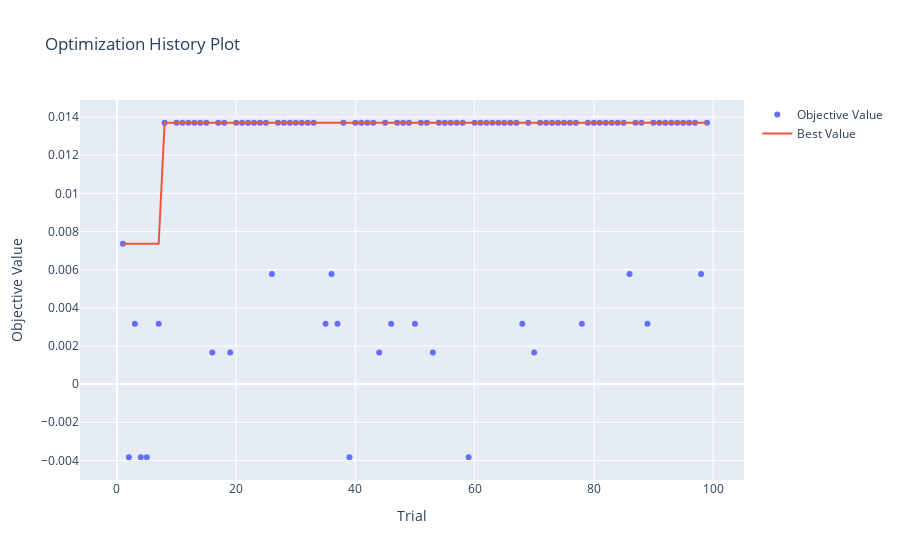
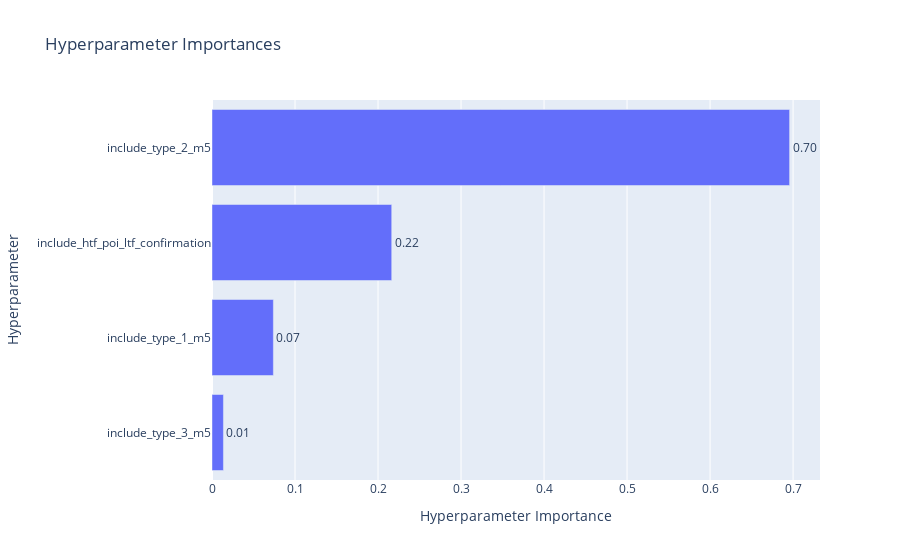
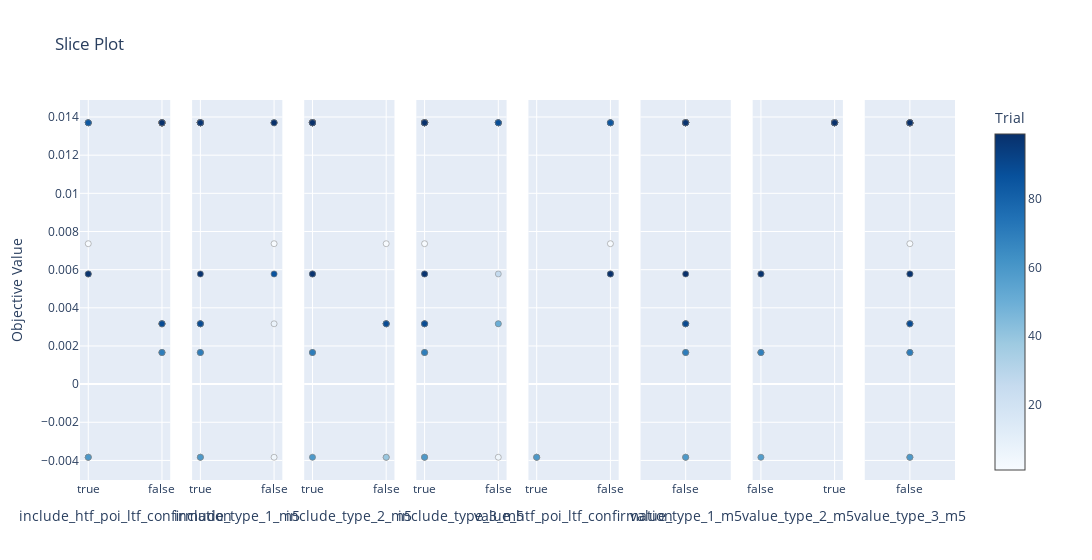

These figures' notebook cell, in order:
### Code cell
# visualize stuff
import optuna
import plotly
from optuna.visualization import plot_optimization_history
from optuna.visualization import plot_slice
from optuna.visualization import plot_param_importances

# disable optuna warnings
optuna.logging.set_verbosity(optuna.logging.ERROR)

plot_optimization_history(study).show()
plot_param_importances(study).show()
plot_slice(study).show()

### Figure 1 — Plotly figure (JSON) as saved in the notebook; plotly's stock layout.template omitted (floating-point values rounded to 4 significant figures)
{"data": [{"mode": "markers", "name": "Objective Value", "type": "scatter", "x": [0, 1, 2, 3, 4, 5, 6, 7, 8, 9, 10, 11, 12, 13, 14, 15, 16, 17, 18, 19, 20, 21, 22, 23, 24, 25, 26, 27, 28, 29, 30, 31, 32, 33, 34, 35, 36, 37, 38, 39, 40, 41, 42, 43, 44, 45, 46, 47, 48, 49, 50, 51, 52, 53, 54, 55, 56, 57, 58, 59, 60, 61, 62, 63, 64, 65, 66, 67, 68, 69, 70, 71, 72, 73, 74, 75, 76, 77, 78, 79, 80, 81, 82, 83, 84, 85, 86, 87, 88, 89, 90, 91, 92, 93, 94, 95, 96, 97, 98, 99], "y": [null, 0.00736, -0.003833, 0.003162, -0.003833, -0.003833, null, 0.003162, 0.0137, null, 0.0137, 0.0137, 0.0137, 0.0137, 0.0137, 0.0137, 0.001657, 0.0137, 0.0137, 0.001657, 0.0137, 0.0137, 0.0137, 0.0137, 0.0137, 0.0137, 0.005775, 0.0137, 0.0137, 0.0137, 0.0137, 0.0137, 0.0137, 0.0137, null, 0.003162, 0.005775, 0.003162, 0.0137, -0.003833, 0.0137, 0.0137, 0.0137, 0.0137, 0.001657, 0.0137, 0.003162, 0.0137, 0.0137, 0.0137, 0.003162, 0.0137, 0.0137, 0.001657, 0.0137, 0.0137, 0.0137, 0.0137, 0.0137, -0.003833, 0.0137, 0.0137, 0.0137, 0.0137, 0.0137, 0.0137, 0.0137, 0.0137, 0.003162, 0.0137, 0.001657, 0.0137, 0.0137, 0.0137, 0.0137, 0.0137, 0.0137, 0.0137, 0.003162, 0.0137, 0.0137, 0.0137, 0.0137, 0.0137, 0.0137, 0.0137, 0.005775, 0.0137, 0.0137, 0.003162, 0.0137, 0.0137, 0.0137, 0.0137, 0.0137, 0.0137, 0.0137, 0.0137, 0.005775, 0.0137]}, {"mode": "lines", "name": "Best Value", "type": "scatter", "x": [0, 1, 2, 3, 4, 5, 6, 7, 8, 9, 10, 11, 12, 13, 14, 15, 16, 17, 18, 19, 20, 21, 22, 23, 24, 25, 26, 27, 28, 29, 30, 31, 32, 33, 34, 35, 36, 37, 38, 39, 40, 41, 42, 43, 44, 45, 46, 47, 48, 49, 50, 51, 52, 53, 54, 55, 56, 57, 58, 59, 60, 61, 62, 63, 64, 65, 66, 67, 68, 69, 70, 71, 72, 73, 74, 75, 76, 77, 78, 79, 80, 81, 82, 83, 84, 85, 86, 87, 88, 89, 90, 91, 92, 93, 94, 95, 96, 97, 98, 99], "y": [null, 0.00736, 0.00736, 0.00736, 0.00736, 0.00736, 0.00736, 0.00736, 0.0137, 0.0137, 0.0137, 0.0137, 0.0137, 0.0137, 0.0137, 0.0137, 0.0137, 0.0137, 0.0137, 0.0137, 0.0137, 0.0137, 0.0137, 0.0137, 0.0137, 0.0137, 0.0137, 0.0137, 0.0137, 0.0137, 0.0137, 0.0137, 0.0137, 0.0137, 0.0137, 0.0137, 0.0137, 0.0137, 0.0137, 0.0137, 0.0137, 0.0137, 0.0137, 0.0137, 0.0137, 0.0137, 0.0137, 0.0137, 0.0137, 0.0137, 0.0137, 0.0137, 0.0137, 0.0137, 0.0137, 0.0137, 0.0137, 0.0137, 0.0137, 0.0137, 0.0137, 0.0137, 0.0137, 0.0137, 0.0137, 0.0137, 0.0137, 0.0137, 0.0137, 0.0137, 0.0137, 0.0137, 0.0137, 0.0137, 0.0137, 0.0137, 0.0137, 0.0137, 0.0137, 0.0137, 0.0137, 0.0137, 0.0137, 0.0137, 0.0137, 0.0137, 0.0137, 0.0137, 0.0137, 0.0137, 0.0137, 0.0137, 0.0137, 0.0137, 0.0137, 0.0137, 0.0137, 0.0137, 0.0137, 0.0137]}, {"marker": {"color": "#cccccc"}, "mode": "markers", "name": "Infeasible Trial", "showlegend": false, "type": "scatter", "x": [], "y": []}], "layout": {"title": {"text": "Optimization History Plot"}, "xaxis": {"title": {"text": "Trial"}}, "yaxis": {"title": {"text": "Objective Value"}}}}

### Figure 2 — Plotly figure (JSON) as saved in the notebook; plotly's stock layout.template omitted (floating-point values rounded to 4 significant figures)
{"data": [{"cliponaxis": false, "hovertemplate": ["include_type_3_m5 (CategoricalDistribution): 0.013770042751734908<extra></extra>", "include_type_1_m5 (CategoricalDistribution): 0.0739264499599958<extra></extra>", "include_htf_poi_ltf_confirmation (CategoricalDistribution): 0.2165000419210573<extra></extra>", "include_type_2_m5 (CategoricalDistribution): 0.6958034653672122<extra></extra>"], "name": "Objective Value", "orientation": "h", "text": ["0.01", "0.07", "0.22", "0.70"], "textposition": "outside", "type": "bar", "x": [0.01377, 0.07393, 0.2165, 0.6958], "y": ["include_type_3_m5", "include_type_1_m5", "include_htf_poi_ltf_confirmation", "include_type_2_m5"]}], "layout": {"title": {"text": "Hyperparameter Importances"}, "xaxis": {"title": {"text": "Hyperparameter Importance"}}, "yaxis": {"title": {"text": "Hyperparameter"}}}}

### Figure 3 — Plotly figure (JSON) as saved in the notebook; plotly's stock layout.template omitted (floating-point values rounded to 4 significant figures)
{"data": [{"marker": {"color": [1, 2, 3, 4, 5, 7, 8, 10, 11, 12, 13, 14, 15, 16, 17, 18, 19, 20, 21, 22, 23, 24, 25, 26, 27, 28, 29, 30, 31, 32, 33, 35, 36, 37, 38, 39, 40, 41, 42, 43, 44, 45, 46, 47, 48, 49, 50, 51, 52, 53, 54, 55, 56, 57, 58, 59, 60, 61, 62, 63, 64, 65, 66, 67, 68, 69, 70, 71, 72, 73, 74, 75, 76, 77, 78, 79, 80, 81, 82, 83, 84, 85, 86, 87, 88, 89, 90, 91, 92, 93, 94, 95, 96, 97, 98, 99], "colorbar": {"title": {"text": "Trial"}, "x": 1, "xpad": 40}, "colorscale": [[0, "rgb(247,251,255)"], [0.125, "rgb(222,235,247)"], [0.25, "rgb(198,219,239)"], [0.375, "rgb(158,202,225)"], [0.5, "rgb(107,174,214)"], [0.625, "rgb(66,146,198)"], [0.75, "rgb(33,113,181)"], [0.875, "rgb(8,81,156)"], [1, "rgb(8,48,107)"]], "line": {"color": "Grey", "width": 0.5}, "showscale": true}, "mode": "markers", "name": "Feasible Trial", "showlegend": false, "type": "scatter", "x": [true, true, false, true, true, false, false, false, false, false, false, false, false, false, false, true, false, false, false, false, false, false, false, true, false, false, false, false, false, false, false, false, true, false, false, true, false, false, false, false, false, false, false, false, true, false, false, false, false, false, false, false, false, false, false, true, false, false, false, false, false, false, false, false, false, true, false, false, false, false, false, false, false, false, false, false, true, true, true, true, true, false, true, false, false, false, false, false, false, false, false, false, false, false, true, false], "xaxis": "x", "y": [0.00736, -0.003833, 0.003162, -0.003833, -0.003833, 0.003162, 0.0137, 0.0137, 0.0137, 0.0137, 0.0137, 0.0137, 0.0137, 0.001657, 0.0137, 0.0137, 0.001657, 0.0137, 0.0137, 0.0137, 0.0137, 0.0137, 0.0137, 0.005775, 0.0137, 0.0137, 0.0137, 0.0137, 0.0137, 0.0137, 0.0137, 0.003162, 0.005775, 0.003162, 0.0137, -0.003833, 0.0137, 0.0137, 0.0137, 0.0137, 0.001657, 0.0137, 0.003162, 0.0137, 0.0137, 0.0137, 0.003162, 0.0137, 0.0137, 0.001657, 0.0137, 0.0137, 0.0137, 0.0137, 0.0137, -0.003833, 0.0137, 0.0137, 0.0137, 0.0137, 0.0137, 0.0137, 0.0137, 0.0137, 0.003162, 0.0137, 0.001657, 0.0137, 0.0137, 0.0137, 0.0137, 0.0137, 0.0137, 0.0137, 0.003162, 0.0137, 0.0137, 0.0137, 0.0137, 0.0137, 0.0137, 0.0137, 0.005775, 0.0137, 0.0137, 0.003162, 0.0137, 0.0137, 0.0137, 0.0137, 0.0137, 0.0137, 0.0137, 0.0137, 0.005775, 0.0137], "yaxis": "y"}, {"marker": {"color": [1, 2, 3, 4, 5, 7, 8, 10, 11, 12, 13, 14, 15, 16, 17, 18, 19, 20, 21, 22, 23, 24, 25, 26, 27, 28, 29, 30, 31, 32, 33, 35, 36, 37, 38, 39, 40, 41, 42, 43, 44, 45, 46, 47, 48, 49, 50, 51, 52, 53, 54, 55, 56, 57, 58, 59, 60, 61, 62, 63, 64, 65, 66, 67, 68, 69, 70, 71, 72, 73, 74, 75, 76, 77, 78, 79, 80, 81, 82, 83, 84, 85, 86, 87, 88, 89, 90, 91, 92, 93, 94, 95, 96, 97, 98, 99], "colorbar": {"title": {"text": "Trial"}, "x": 1, "xpad": 40}, "colorscale": [[0, "rgb(247,251,255)"], [0.125, "rgb(222,235,247)"], [0.25, "rgb(198,219,239)"], [0.375, "rgb(158,202,225)"], [0.5, "rgb(107,174,214)"], [0.625, "rgb(66,146,198)"], [0.75, "rgb(33,113,181)"], [0.875, "rgb(8,81,156)"], [1, "rgb(8,48,107)"]], "line": {"color": "Grey", "width": 0.5}, "showscale": false}, "mode": "markers", "name": "Feasible Trial", "showlegend": false, "type": "scatter", "x": [false, true, true, true, false, false, true, true, true, true, true, true, true, true, true, true, true, true, true, true, true, true, true, true, true, true, false, true, true, true, true, true, false, true, false, true, false, true, true, true, true, true, true, true, true, false, true, true, true, true, true, true, true, true, true, true, true, true, true, true, true, true, false, true, true, true, true, true, true, true, true, true, false, true, true, true, true, true, true, true, true, true, false, true, true, true, true, true, true, true, true, true, true, true, true, false], "xaxis": "x2", "y": [0.00736, -0.003833, 0.003162, -0.003833, -0.003833, 0.003162, 0.0137, 0.0137, 0.0137, 0.0137, 0.0137, 0.0137, 0.0137, 0.001657, 0.0137, 0.0137, 0.001657, 0.0137, 0.0137, 0.0137, 0.0137, 0.0137, 0.0137, 0.005775, 0.0137, 0.0137, 0.0137, 0.0137, 0.0137, 0.0137, 0.0137, 0.003162, 0.005775, 0.003162, 0.0137, -0.003833, 0.0137, 0.0137, 0.0137, 0.0137, 0.001657, 0.0137, 0.003162, 0.0137, 0.0137, 0.0137, 0.003162, 0.0137, 0.0137, 0.001657, 0.0137, 0.0137, 0.0137, 0.0137, 0.0137, -0.003833, 0.0137, 0.0137, 0.0137, 0.0137, 0.0137, 0.0137, 0.0137, 0.0137, 0.003162, 0.0137, 0.001657, 0.0137, 0.0137, 0.0137, 0.0137, 0.0137, 0.0137, 0.0137, 0.003162, 0.0137, 0.0137, 0.0137, 0.0137, 0.0137, 0.0137, 0.0137, 0.005775, 0.0137, 0.0137, 0.003162, 0.0137, 0.0137, 0.0137, 0.0137, 0.0137, 0.0137, 0.0137, 0.0137, 0.005775, 0.0137], "yaxis": "y2"}, {"marker": {"color": [1, 2, 3, 4, 5, 7, 8, 10, 11, 12, 13, 14, 15, 16, 17, 18, 19, 20, 21, 22, 23, 24, 25, 26, 27, 28, 29, 30, 31, 32, 33, 35, 36, 37, 38, 39, 40, 41, 42, 43, 44, 45, 46, 47, 48, 49, 50, 51, 52, 53, 54, 55, 56, 57, 58, 59, 60, 61, 62, 63, 64, 65, 66, 67, 68, 69, 70, 71, 72, 73, 74, 75, 76, 77, 78, 79, 80, 81, 82, 83, 84, 85, 86, 87, 88, 89, 90, 91, 92, 93, 94, 95, 96, 97, 98, 99], "colorbar": {"title": {"text": "Trial"}, "x": 1, "xpad": 40}, "colorscale": [[0, "rgb(247,251,255)"], [0.125, "rgb(222,235,247)"], [0.25, "rgb(198,219,239)"], [0.375, "rgb(158,202,225)"], [0.5, "rgb(107,174,214)"], [0.625, "rgb(66,146,198)"], [0.75, "rgb(33,113,181)"], [0.875, "rgb(8,81,156)"], [1, "rgb(8,48,107)"]], "line": {"color": "Grey", "width": 0.5}, "showscale": false}, "mode": "markers", "name": "Feasible Trial", "showlegend": false, "type": "scatter", "x": [false, false, false, false, true, false, true, true, true, true, true, true, true, true, true, true, true, true, true, true, true, true, true, true, true, true, true, true, true, true, true, false, true, false, true, false, true, true, true, true, true, true, false, true, true, true, false, true, true, true, true, true, true, true, true, true, true, true, true, true, true, true, true, true, false, true, true, true, true, true, true, true, true, true, false, true, true, true, true, true, true, true, true, true, true, false, true, true, true, true, true, true, true, true, true, true], "xaxis": "x3", "y": [0.00736, -0.003833, 0.003162, -0.003833, -0.003833, 0.003162, 0.0137, 0.0137, 0.0137, 0.0137, 0.0137, 0.0137, 0.0137, 0.001657, 0.0137, 0.0137, 0.001657, 0.0137, 0.0137, 0.0137, 0.0137, 0.0137, 0.0137, 0.005775, 0.0137, 0.0137, 0.0137, 0.0137, 0.0137, 0.0137, 0.0137, 0.003162, 0.005775, 0.003162, 0.0137, -0.003833, 0.0137, 0.0137, 0.0137, 0.0137, 0.001657, 0.0137, 0.003162, 0.0137, 0.0137, 0.0137, 0.003162, 0.0137, 0.0137, 0.001657, 0.0137, 0.0137, 0.0137, 0.0137, 0.0137, -0.003833, 0.0137, 0.0137, 0.0137, 0.0137, 0.0137, 0.0137, 0.0137, 0.0137, 0.003162, 0.0137, 0.001657, 0.0137, 0.0137, 0.0137, 0.0137, 0.0137, 0.0137, 0.0137, 0.003162, 0.0137, 0.0137, 0.0137, 0.0137, 0.0137, 0.0137, 0.0137, 0.005775, 0.0137, 0.0137, 0.003162, 0.0137, 0.0137, 0.0137, 0.0137, 0.0137, 0.0137, 0.0137, 0.0137, 0.005775, 0.0137], "yaxis": "y3"}, {"marker": {"color": [1, 2, 3, 4, 5, 7, 8, 10, 11, 12, 13, 14, 15, 16, 17, 18, 19, 20, 21, 22, 23, 24, 25, 26, 27, 28, 29, 30, 31, 32, 33, 35, 36, 37, 38, 39, 40, 41, 42, 43, 44, 45, 46, 47, 48, 49, 50, 51, 52, 53, 54, 55, 56, 57, 58, 59, 60, 61, 62, 63, 64, 65, 66, 67, 68, 69, 70, 71, 72, 73, 74, 75, 76, 77, 78, 79, 80, 81, 82, 83, 84, 85, 86, 87, 88, 89, 90, 91, 92, 93, 94, 95, 96, 97, 98, 99], "colorbar": {"title": {"text": "Trial"}, "x": 1, "xpad": 40}, "colorscale": [[0, "rgb(247,251,255)"], [0.125, "rgb(222,235,247)"], [0.25, "rgb(198,219,239)"], [0.375, "rgb(158,202,225)"], [0.5, "rgb(107,174,214)"], [0.625, "rgb(66,146,198)"], [0.75, "rgb(33,113,181)"], [0.875, "rgb(8,81,156)"], [1, "rgb(8,48,107)"]], "line": {"color": "Grey", "width": 0.5}, "showscale": false}, "mode": "markers", "name": "Feasible Trial", "showlegend": false, "type": "scatter", "x": [true, true, true, true, false, true, true, true, true, true, true, true, true, true, true, false, true, true, true, true, true, true, true, false, true, true, false, true, true, true, true, true, true, true, false, true, true, true, true, true, true, true, false, true, true, true, false, true, true, true, true, true, true, true, true, true, false, true, true, true, true, true, true, true, true, true, true, true, true, true, true, false, true, true, true, true, true, false, false, false, false, false, true, true, false, true, true, true, true, true, true, true, true, true, true, true], "xaxis": "x4", "y": [0.00736, -0.003833, 0.003162, -0.003833, -0.003833, 0.003162, 0.0137, 0.0137, 0.0137, 0.0137, 0.0137, 0.0137, 0.0137, 0.001657, 0.0137, 0.0137, 0.001657, 0.0137, 0.0137, 0.0137, 0.0137, 0.0137, 0.0137, 0.005775, 0.0137, 0.0137, 0.0137, 0.0137, 0.0137, 0.0137, 0.0137, 0.003162, 0.005775, 0.003162, 0.0137, -0.003833, 0.0137, 0.0137, 0.0137, 0.0137, 0.001657, 0.0137, 0.003162, 0.0137, 0.0137, 0.0137, 0.003162, 0.0137, 0.0137, 0.001657, 0.0137, 0.0137, 0.0137, 0.0137, 0.0137, -0.003833, 0.0137, 0.0137, 0.0137, 0.0137, 0.0137, 0.0137, 0.0137, 0.0137, 0.003162, 0.0137, 0.001657, 0.0137, 0.0137, 0.0137, 0.0137, 0.0137, 0.0137, 0.0137, 0.003162, 0.0137, 0.0137, 0.0137, 0.0137, 0.0137, 0.0137, 0.0137, 0.005775, 0.0137, 0.0137, 0.003162, 0.0137, 0.0137, 0.0137, 0.0137, 0.0137, 0.0137, 0.0137, 0.0137, 0.005775, 0.0137], "yaxis": "y4"}, {"marker": {"color": [1, 2, 4, 5, 18, 26, 36, 39, 48, 59, 69, 80, 81, 82, 83, 84, 86, 98], "colorbar": {"title": {"text": "Trial"}, "x": 1, "xpad": 40}, "colorscale": [[0, "rgb(247,251,255)"], [0.125, "rgb(222,235,247)"], [0.25, "rgb(198,219,239)"], [0.375, "rgb(158,202,225)"], [0.5, "rgb(107,174,214)"], [0.625, "rgb(66,146,198)"], [0.75, "rgb(33,113,181)"], [0.875, "rgb(8,81,156)"], [1, "rgb(8,48,107)"]], "line": {"color": "Grey", "width": 0.5}, "showscale": false}, "mode": "markers", "name": "Feasible Trial", "showlegend": false, "type": "scatter", "x": [false, true, true, true, false, false, false, true, false, true, false, false, false, false, false, false, false, false], "xaxis": "x5", "y": [0.00736, -0.003833, -0.003833, -0.003833, 0.0137, 0.005775, 0.005775, -0.003833, 0.0137, -0.003833, 0.0137, 0.0137, 0.0137, 0.0137, 0.0137, 0.0137, 0.005775, 0.005775], "yaxis": "y5"}, {"marker": {"color": [2, 3, 4, 8, 10, 11, 12, 13, 14, 15, 16, 17, 18, 19, 20, 21, 22, 23, 24, 25, 26, 27, 28, 30, 31, 32, 33, 35, 37, 39, 41, 42, 43, 44, 45, 46, 47, 48, 50, 51, 52, 53, 54, 55, 56, 57, 58, 59, 60, 61, 62, 63, 64, 65, 67, 68, 69, 70, 71, 72, 73, 74, 75, 77, 78, 79, 80, 81, 82, 83, 84, 85, 87, 88, 89, 90, 91, 92, 93, 94, 95, 96, 97, 98], "colorbar": {"title": {"text": "Trial"}, "x": 1, "xpad": 40}, "colorscale": [[0, "rgb(247,251,255)"], [0.125, "rgb(222,235,247)"], [0.25, "rgb(198,219,239)"], [0.375, "rgb(158,202,225)"], [0.5, "rgb(107,174,214)"], [0.625, "rgb(66,146,198)"], [0.75, "rgb(33,113,181)"], [0.875, "rgb(8,81,156)"], [1, "rgb(8,48,107)"]], "line": {"color": "Grey", "width": 0.5}, "showscale": false}, "mode": "markers", "name": "Feasible Trial", "showlegend": false, "type": "scatter", "x": [false, false, false, false, false, false, false, false, false, false, false, false, false, false, false, false, false, false, false, false, false, false, false, false, false, false, false, false, false, false, false, false, false, false, false, false, false, false, false, false, false, false, false, false, false, false, false, false, false, false, false, false, false, false, false, false, false, false, false, false, false, false, false, false, false, false, false, false, false, false, false, false, false, false, false, false, false, false, false, false, false, false, false, false], "xaxis": "x6", "y": [-0.003833, 0.003162, -0.003833, 0.0137, 0.0137, 0.0137, 0.0137, 0.0137, 0.0137, 0.0137, 0.001657, 0.0137, 0.0137, 0.001657, 0.0137, 0.0137, 0.0137, 0.0137, 0.0137, 0.0137, 0.005775, 0.0137, 0.0137, 0.0137, 0.0137, 0.0137, 0.0137, 0.003162, 0.003162, -0.003833, 0.0137, 0.0137, 0.0137, 0.001657, 0.0137, 0.003162, 0.0137, 0.0137, 0.003162, 0.0137, 0.0137, 0.001657, 0.0137, 0.0137, 0.0137, 0.0137, 0.0137, -0.003833, 0.0137, 0.0137, 0.0137, 0.0137, 0.0137, 0.0137, 0.0137, 0.003162, 0.0137, 0.001657, 0.0137, 0.0137, 0.0137, 0.0137, 0.0137, 0.0137, 0.003162, 0.0137, 0.0137, 0.0137, 0.0137, 0.0137, 0.0137, 0.0137, 0.0137, 0.0137, 0.003162, 0.0137, 0.0137, 0.0137, 0.0137, 0.0137, 0.0137, 0.0137, 0.0137, 0.005775], "yaxis": "y6"}, {"marker": {"color": [5, 8, 10, 11, 12, 13, 14, 15, 16, 17, 18, 19, 20, 21, 22, 23, 24, 25, 26, 27, 28, 29, 30, 31, 32, 33, 36, 38, 40, 41, 42, 43, 44, 45, 47, 48, 49, 51, 52, 53, 54, 55, 56, 57, 58, 59, 60, 61, 62, 63, 64, 65, 66, 67, 69, 70, 71, 72, 73, 74, 75, 76, 77, 79, 80, 81, 82, 83, 84, 85, 86, 87, 88, 90, 91, 92, 93, 94, 95, 96, 97, 98, 99], "colorbar": {"title": {"text": "Trial"}, "x": 1, "xpad": 40}, "colorscale": [[0, "rgb(247,251,255)"], [0.125, "rgb(222,235,247)"], [0.25, "rgb(198,219,239)"], [0.375, "rgb(158,202,225)"], [0.5, "rgb(107,174,214)"], [0.625, "rgb(66,146,198)"], [0.75, "rgb(33,113,181)"], [0.875, "rgb(8,81,156)"], [1, "rgb(8,48,107)"]], "line": {"color": "Grey", "width": 0.5}, "showscale": false}, "mode": "markers", "name": "Feasible Trial", "showlegend": false, "type": "scatter", "x": [false, true, true, true, true, true, true, true, false, true, true, false, true, true, true, true, true, true, false, true, true, true, true, true, true, true, false, true, true, true, true, true, false, true, true, true, true, true, true, false, true, true, true, true, true, false, true, true, true, true, true, true, true, true, true, false, true, true, true, true, true, true, true, true, true, true, true, true, true, true, false, true, true, true, true, true, true, true, true, true, true, false, true], "xaxis": "x7", "y": [-0.003833, 0.0137, 0.0137, 0.0137, 0.0137, 0.0137, 0.0137, 0.0137, 0.001657, 0.0137, 0.0137, 0.001657, 0.0137, 0.0137, 0.0137, 0.0137, 0.0137, 0.0137, 0.005775, 0.0137, 0.0137, 0.0137, 0.0137, 0.0137, 0.0137, 0.0137, 0.005775, 0.0137, 0.0137, 0.0137, 0.0137, 0.0137, 0.001657, 0.0137, 0.0137, 0.0137, 0.0137, 0.0137, 0.0137, 0.001657, 0.0137, 0.0137, 0.0137, 0.0137, 0.0137, -0.003833, 0.0137, 0.0137, 0.0137, 0.0137, 0.0137, 0.0137, 0.0137, 0.0137, 0.0137, 0.001657, 0.0137, 0.0137, 0.0137, 0.0137, 0.0137, 0.0137, 0.0137, 0.0137, 0.0137, 0.0137, 0.0137, 0.0137, 0.0137, 0.0137, 0.005775, 0.0137, 0.0137, 0.0137, 0.0137, 0.0137, 0.0137, 0.0137, 0.0137, 0.0137, 0.0137, 0.005775, 0.0137], "yaxis": "y7"}, {"marker": {"color": [1, 2, 3, 4, 7, 8, 10, 11, 12, 13, 14, 15, 16, 17, 19, 20, 21, 22, 23, 24, 25, 27, 28, 30, 31, 32, 33, 35, 36, 37, 39, 40, 41, 42, 43, 44, 45, 47, 48, 49, 51, 52, 53, 54, 55, 56, 57, 58, 59, 61, 62, 63, 64, 65, 66, 67, 68, 69, 70, 71, 72, 73, 74, 76, 77, 78, 79, 80, 86, 87, 89, 90, 91, 92, 93, 94, 95, 96, 97, 98, 99], "colorbar": {"title": {"text": "Trial"}, "x": 1, "xpad": 40}, "colorscale": [[0, "rgb(247,251,255)"], [0.125, "rgb(222,235,247)"], [0.25, "rgb(198,219,239)"], [0.375, "rgb(158,202,225)"], [0.5, "rgb(107,174,214)"], [0.625, "rgb(66,146,198)"], [0.75, "rgb(33,113,181)"], [0.875, "rgb(8,81,156)"], [1, "rgb(8,48,107)"]], "line": {"color": "Grey", "width": 0.5}, "showscale": false}, "mode": "markers", "name": "Feasible Trial", "showlegend": false, "type": "scatter", "x": [false, false, false, false, false, false, false, false, false, false, false, false, false, false, false, false, false, false, false, false, false, false, false, false, false, false, false, false, false, false, false, false, false, false, false, false, false, false, false, false, false, false, false, false, false, false, false, false, false, false, false, false, false, false, false, false, false, false, false, false, false, false, false, false, false, false, false, false, false, false, false, false, false, false, false, false, false, false, false, false, false], "xaxis": "x8", "y": [0.00736, -0.003833, 0.003162, -0.003833, 0.003162, 0.0137, 0.0137, 0.0137, 0.0137, 0.0137, 0.0137, 0.0137, 0.001657, 0.0137, 0.001657, 0.0137, 0.0137, 0.0137, 0.0137, 0.0137, 0.0137, 0.0137, 0.0137, 0.0137, 0.0137, 0.0137, 0.0137, 0.003162, 0.005775, 0.003162, -0.003833, 0.0137, 0.0137, 0.0137, 0.0137, 0.001657, 0.0137, 0.0137, 0.0137, 0.0137, 0.0137, 0.0137, 0.001657, 0.0137, 0.0137, 0.0137, 0.0137, 0.0137, -0.003833, 0.0137, 0.0137, 0.0137, 0.0137, 0.0137, 0.0137, 0.0137, 0.003162, 0.0137, 0.001657, 0.0137, 0.0137, 0.0137, 0.0137, 0.0137, 0.0137, 0.003162, 0.0137, 0.0137, 0.005775, 0.0137, 0.003162, 0.0137, 0.0137, 0.0137, 0.0137, 0.0137, 0.0137, 0.0137, 0.0137, 0.005775, 0.0137], "yaxis": "y8"}], "layout": {"title": {"text": "Slice Plot"}, "width": 2400, "xaxis": {"anchor": "y", "categoryarray": [true, false], "categoryorder": "array", "domain": [0, 0.1031], "title": {"text": "include_htf_poi_ltf_confirmation"}, "type": "category"}, "xaxis2": {"anchor": "y2", "categoryarray": [true, false], "categoryorder": "array", "domain": [0.1281, 0.2312], "title": {"text": "include_type_1_m5"}, "type": "category"}, "xaxis3": {"anchor": "y3", "categoryarray": [true, false], "categoryorder": "array", "domain": [0.2562, 0.3594], "title": {"text": "include_type_2_m5"}, "type": "category"}, "xaxis4": {"anchor": "y4", "categoryarray": [true, false], "categoryorder": "array", "domain": [0.3844, 0.4875], "title": {"text": "include_type_3_m5"}, "type": "category"}, "xaxis5": {"anchor": "y5", "categoryarray": [true, false], "categoryorder": "array", "domain": [0.5125, 0.6156], "title": {"text": "value_htf_poi_ltf_confirmation"}, "type": "category"}, "xaxis6": {"anchor": "y6", "categoryarray": [false], "categoryorder": "array", "domain": [0.6406, 0.7438], "title": {"text": "value_type_1_m5"}, "type": "category"}, "xaxis7": {"anchor": "y7", "categoryarray": [false, true], "categoryorder": "array", "domain": [0.7687, 0.8719], "title": {"text": "value_type_2_m5"}, "type": "category"}, "xaxis8": {"anchor": "y8", "categoryarray": [false], "categoryorder": "array", "domain": [0.8969, 1], "title": {"text": "value_type_3_m5"}, "type": "category"}, "yaxis": {"anchor": "x", "domain": [0, 1], "title": {"text": "Objective Value"}}, "yaxis2": {"anchor": "x2", "domain": [0, 1], "matches": "y", "showticklabels": false}, "yaxis3": {"anchor": "x3", "domain": [0, 1], "matches": "y", "showticklabels": false}, "yaxis4": {"anchor": "x4", "domain": [0, 1], "matches": "y", "showticklabels": false}, "yaxis5": {"anchor": "x5", "domain": [0, 1], "matches": "y", "showticklabels": false}, "yaxis6": {"anchor": "x6", "domain": [0, 1], "matches": "y", "showticklabels": false}, "yaxis7": {"anchor": "x7", "domain": [0, 1], "matches": "y", "showticklabels": false}, "yaxis8": {"anchor": "x8", "domain": [0, 1], "matches": "y", "showticklabels": false}}}
